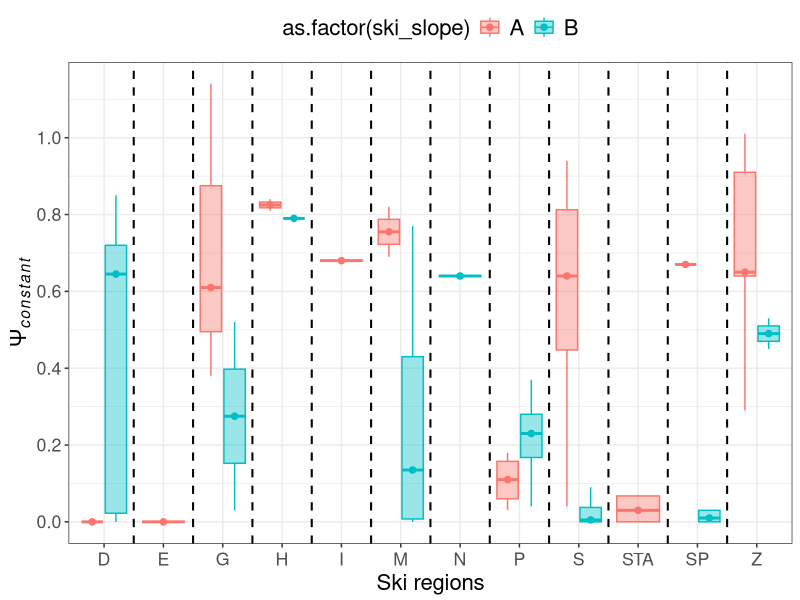

Recreate this plot in R. (Note: this script raises an error after producing the figure.)
# ~~~~~~~~~~~~~~~~~~~~~~~~~~~~~~~~~~~~~~~~~~~~~~~~~~~~~~~~~~~~~~~~~~~~~~~~~~~~ #
# Individual boxplots for for ski and reference slopes of each ski region (Fig. 05)
# ~~~~~~~~~~~~~~~~~~~~~~~~~~~~~~~~~~~~~~~~~~~~~~~~~~~~~~~~~~~~~~~~~~~~~~~~~~~~ #

library("tidyverse")
library("patchwork")


all_dat <- read_csv("dat/raw/all_data.csv") |>
  mutate(
    toponym = recode_factor(
      project_area,
      "Dobratsch" = "D",
      "Ehrwald" = "E",
      "Golm" = "G",
      "Hauser Kaibling" = "H",
      "Ischgl" = "I",
      "Meran2000" = "M",
      "Nassfeld" = "N",
      "Patscherkofel" = "P",
      "Schladming" = "S",
      "Sankt Anton" = "STA",
      "See in Paznaun" = "SP",
      "Wartschenbach" = "Z"
    ),
    ski_slope = recode_factor(ski_slope, "yes" = "A", "no" = "B")
  ) |>
  select("toponym", "ski_slope", "psi_intervall")

p <- ggplot(all_dat, aes(x = toponym, y = psi_intervall, color = as.factor(ski_slope), fill = as.factor(ski_slope))) +
  geom_boxplot(alpha = 0.4, outlier.shape = NA, width = 0.8) +
  stat_summary(aes(group = as.factor(ski_slope), color = as.factor(ski_slope)), fun = median, geom = "point", shape = 20, size = 3, position = position_dodge2(width = 0.8)) +
  theme_bw() +
  theme(
    legend.position = "top", legend.text = element_text(size = 16), text = element_text(size = 16), axis.title.y = element_text(angle = 90, vjust = 0.5, size = 16), axis.text.x = element_text(angle = 0, hjust = 0.5, vjust = 0.5),
    axis.title.x = element_text(vjust = 0.5, size = 16), axis.title.y.right = element_text(angle = 0, vjust = 0.5)
  ) +
  scale_y_continuous(breaks = scales::breaks_extended(n = 7)) +
  labs(x = "Ski regions", y = expression(Psi[italic(constant)])) +
  geom_vline(xintercept = seq(1.5, 11.5, 1), linetype = "dashed", colour = "black", size = 0.7)

ggsave("plt/fig5.png", plot = p1, device = png, height = 10, width = 19, dpi = 300, units = "cm")
